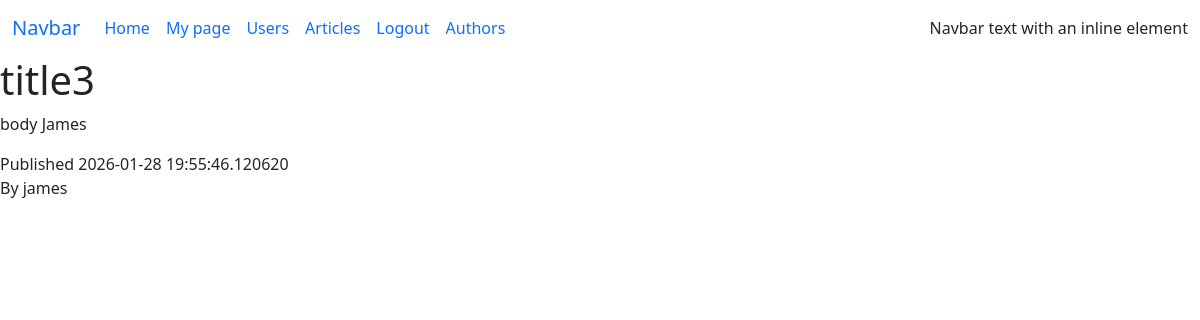
The page /articles/3/ (signed in) on the database its author committed.
### blog/models/article.py (models this page shows)
class Article(db.Model):
    __tablename__ = 'articles'
    id: so.Mapped[int] = so.mapped_column(primary_key=True, autoincrement=True)
    author_id: so.Mapped[int] = so.mapped_column(ForeignKey('authors.id'))
    author = relationship('Author', back_populates='articles')
    title: so.Mapped[int] = so.mapped_column(sa.String(200), nullable=False, default='', server_default='')
    body: so.Mapped[int] = so.mapped_column(sa.Text, nullable=False, default='', server_default='')
    dt_created: so.Mapped[DateTime] = so.mapped_column(sa.DateTime(timezone=True),
                                                       default=lambda: datetime.now(timezone.utc),
                                                       server_default=func.now())
    dt_updated: so.Mapped[DateTime] = so.mapped_column(sa.DateTime(timezone=True),
                                                       default=lambda: datetime.now(timezone.utc),
                                                       onupdate=lambda: datetime.now(timezone.utc))

### blog/models/user.py (models this page shows, shortened)
class User(db.Model, UserMixin):
    __tablename__ = 'users'
    id: so.Mapped[int] = so.mapped_column(primary_key=True, autoincrement=True)
    username: so.Mapped[str] = so.mapped_column(sa.String(20), unique=True, nullable=False)
    first_name: so.Mapped[str] = so.mapped_column(sa.String(30), nullable=False, default='no name', server_default='no name')
    last_name: so.Mapped[str] = so.mapped_column(sa.String(50),
                                                 unique=False,
                                                 nullable=False,
                                                 default='',
                                                 server_default='')
    email: so.Mapped[str] = so.mapped_column(sa.String(50),
                                             unique=True,
                                             nullable=True,
                                   )
    is_staff: so.Mapped[bool] = so.mapped_column(nullable=False, default=False, server_default=sa.false())
    _password: so.Mapped[bytes] = so.mapped_column(sa.LargeBinary, nullable=True)
    author = relationship('Author', uselist=False, back_populates='user')
    @property
    def password(self):
        return self._password

### blog/views/articles.py (the view)
@articles_app.route('/<int:article_id>/', endpoint='details')
def articles_details(article_id: int, delete_article=False):
    if delete_article:
        article = db.session.get(Article, article_id)
        if article is None:
            raise NotFound
        db.session.delete(article)
        db.session.commit()
    else:
        article = Article.query.filter_by(id=article_id).one_or_none()
        if article is None:
            raise NotFound
    return render_template('articles/details_articles.html',
                           article=article)

### blog/app.py (called while the page is built)
def _add_extensions(app):
    db.init_app(app)
    migrate.init_app(app, db, compare_type=True)
    login_manager.init_app(app)
    flask_bcrypt.init_app(app)
    from .models import User
    @login_manager.user_loader
    def load_user(user_id):
        return User.query.filter_by(id=user_id).one_or_none()
    @login_manager.unauthorized_handler
    def unauthorized():
        return redirect(url_for('auth_app.login'))

### blog/templates/articles/details_articles.html (shortened to what this page needs)
{% extends 'base.html' %}
{% block body %}
<h1>{{ article.title }}</h1>
<div>
    <p>{{ article.body }}</p>
    <div>Published {{ article.dt_created }} </div>
    <div>By {{ article.author.user.username }}</div>
</div>
{% endblock %}

### rows shown on the page
Article: title "title3", body "body James", dt_created "2026-01-28 19:55:46.120620"
User: author.user.username "james"

### other values the page prints
{{ item.label }} "Home" "My page" "Users" "Articles" "Authors"
{{ item.label }} "Logout"
